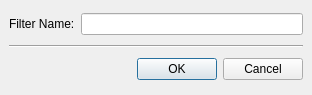
<ui version="4.0" >
 <class>FilterNameDialogClass</class>
 <widget class="QDialog" name="FilterNameDialogClass" >
  <property name="geometry" >
   <rect>
    <x>0</x>
    <y>0</y>
    <width>312</width>
    <height>95</height>
   </rect>
  </property>
  <property name="windowTitle" >
   <string>Add Filter Name</string>
  </property>
  <layout class="QGridLayout" >
   <property name="margin" >
    <number>9</number>
   </property>
   <property name="spacing" >
    <number>6</number>
   </property>
   <item row="0" column="0" >
    <widget class="QLabel" name="label" >
     <property name="text" >
      <string>Filter Name:</string>
     </property>
    </widget>
   </item>
   <item row="0" column="1" colspan="2" >
    <widget class="QLineEdit" name="lineEdit" />
   </item>
   <item row="1" column="0" colspan="3" >
    <widget class="Line" name="line" >
     <property name="orientation" >
      <enum>Qt::Horizontal</enum>
     </property>
    </widget>
   </item>
   <item row="2" column="0" colspan="2" >
    <spacer>
     <property name="orientation" >
      <enum>Qt::Horizontal</enum>
     </property>
     <property name="sizeHint" >
      <size>
       <width>40</width>
       <height>20</height>
      </size>
     </property>
    </spacer>
   </item>
   <item row="2" column="2" >
    <widget class="QDialogButtonBox" name="buttonBox" >
     <property name="orientation" >
      <enum>Qt::Horizontal</enum>
     </property>
     <property name="standardButtons" >
      <set>QDialogButtonBox::Cancel|QDialogButtonBox::NoButton|QDialogButtonBox::Ok</set>
     </property>
    </widget>
   </item>
  </layout>
 </widget>
 <layoutdefault spacing="6" margin="11" />
 <resources/>
 <connections/>
</ui>
